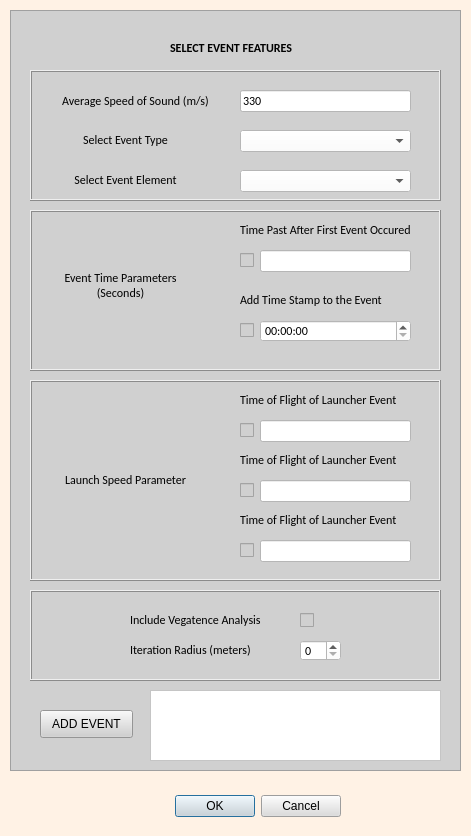
<?xml version="1.0" encoding="UTF-8"?>
<ui version="4.0">
 <class>Dialog</class>
 <widget class="QDialog" name="Dialog">
  <property name="geometry">
   <rect>
    <x>0</x>
    <y>0</y>
    <width>471</width>
    <height>836</height>
   </rect>
  </property>
  <property name="windowTitle">
   <string>Analyze Tool</string>
  </property>
  <property name="styleSheet">
   <string notr="true">background-color: rgb(255, 242, 229);</string>
  </property>
  <property name="sizeGripEnabled">
   <bool>false</bool>
  </property>
  <property name="modal">
   <bool>false</bool>
  </property>
  <widget class="QDialogButtonBox" name="buttonBox">
   <property name="geometry">
    <rect>
     <x>0</x>
     <y>790</y>
     <width>341</width>
     <height>32</height>
    </rect>
   </property>
   <property name="styleSheet">
    <string notr="true">background-color: rgb(220, 220, 220);</string>
   </property>
   <property name="orientation">
    <enum>Qt::Horizontal</enum>
   </property>
   <property name="standardButtons">
    <set>QDialogButtonBox::Cancel|QDialogButtonBox::Ok</set>
   </property>
  </widget>
  <widget class="QFrame" name="frame">
   <property name="geometry">
    <rect>
     <x>10</x>
     <y>10</y>
     <width>451</width>
     <height>761</height>
    </rect>
   </property>
   <property name="styleSheet">
    <string notr="true">background-color: rgb(255, 255, 255);
background-color: rgb(208, 208, 208);</string>
   </property>
   <property name="frameShape">
    <enum>QFrame::StyledPanel</enum>
   </property>
   <property name="frameShadow">
    <enum>QFrame::Sunken</enum>
   </property>
   <widget class="QFrame" name="frame_2">
    <property name="geometry">
     <rect>
      <x>20</x>
      <y>370</y>
      <width>411</width>
      <height>201</height>
     </rect>
    </property>
    <property name="frameShape">
     <enum>QFrame::Box</enum>
    </property>
    <property name="frameShadow">
     <enum>QFrame::Raised</enum>
    </property>
    <property name="lineWidth">
     <number>1</number>
    </property>
    <property name="midLineWidth">
     <number>0</number>
    </property>
    <widget class="QLabel" name="label_7">
     <property name="geometry">
      <rect>
       <x>10</x>
       <y>90</y>
       <width>171</width>
       <height>20</height>
      </rect>
     </property>
     <property name="font">
      <font>
       <family>Calibri</family>
       <pointsize>9</pointsize>
      </font>
     </property>
     <property name="text">
      <string>Launch Speed Parameter</string>
     </property>
     <property name="alignment">
      <set>Qt::AlignCenter</set>
     </property>
    </widget>
    <widget class="QCheckBox" name="checkBox_7">
     <property name="enabled">
      <bool>true</bool>
     </property>
     <property name="geometry">
      <rect>
       <x>210</x>
       <y>100</y>
       <width>81</width>
       <height>20</height>
      </rect>
     </property>
     <property name="font">
      <font>
       <family>Calibri</family>
       <pointsize>9</pointsize>
      </font>
     </property>
     <property name="acceptDrops">
      <bool>false</bool>
     </property>
     <property name="text">
      <string/>
     </property>
    </widget>
    <widget class="QLabel" name="label_10">
     <property name="geometry">
      <rect>
       <x>210</x>
       <y>10</y>
       <width>181</width>
       <height>20</height>
      </rect>
     </property>
     <property name="font">
      <font>
       <family>Calibri</family>
       <pointsize>9</pointsize>
      </font>
     </property>
     <property name="text">
      <string>Time of Flight of Launcher Event</string>
     </property>
    </widget>
    <widget class="QLabel" name="label_11">
     <property name="geometry">
      <rect>
       <x>210</x>
       <y>70</y>
       <width>181</width>
       <height>20</height>
      </rect>
     </property>
     <property name="font">
      <font>
       <family>Calibri</family>
       <pointsize>9</pointsize>
      </font>
     </property>
     <property name="text">
      <string>Time of Flight of Launcher Event</string>
     </property>
    </widget>
    <widget class="QCheckBox" name="checkBox_6">
     <property name="enabled">
      <bool>true</bool>
     </property>
     <property name="geometry">
      <rect>
       <x>210</x>
       <y>40</y>
       <width>81</width>
       <height>20</height>
      </rect>
     </property>
     <property name="font">
      <font>
       <family>Calibri</family>
       <pointsize>9</pointsize>
      </font>
     </property>
     <property name="acceptDrops">
      <bool>false</bool>
     </property>
     <property name="text">
      <string/>
     </property>
    </widget>
    <widget class="QLineEdit" name="lineEdit_7">
     <property name="geometry">
      <rect>
       <x>230</x>
       <y>100</y>
       <width>151</width>
       <height>22</height>
      </rect>
     </property>
     <property name="font">
      <font>
       <family>Calibri</family>
       <pointsize>9</pointsize>
      </font>
     </property>
     <property name="styleSheet">
      <string notr="true">background-color: rgb(255, 255, 255);</string>
     </property>
    </widget>
    <widget class="QLineEdit" name="lineEdit_6">
     <property name="geometry">
      <rect>
       <x>230</x>
       <y>40</y>
       <width>151</width>
       <height>22</height>
      </rect>
     </property>
     <property name="font">
      <font>
       <family>Calibri</family>
       <pointsize>9</pointsize>
      </font>
     </property>
     <property name="styleSheet">
      <string notr="true">background-color: rgb(255, 255, 255);</string>
     </property>
    </widget>
    <widget class="QLabel" name="label_9">
     <property name="geometry">
      <rect>
       <x>210</x>
       <y>130</y>
       <width>181</width>
       <height>20</height>
      </rect>
     </property>
     <property name="font">
      <font>
       <family>Calibri</family>
       <pointsize>9</pointsize>
      </font>
     </property>
     <property name="text">
      <string>Time of Flight of Launcher Event</string>
     </property>
    </widget>
    <widget class="QCheckBox" name="checkBox_5">
     <property name="enabled">
      <bool>true</bool>
     </property>
     <property name="geometry">
      <rect>
       <x>210</x>
       <y>160</y>
       <width>81</width>
       <height>20</height>
      </rect>
     </property>
     <property name="font">
      <font>
       <family>Calibri</family>
       <pointsize>9</pointsize>
      </font>
     </property>
     <property name="acceptDrops">
      <bool>false</bool>
     </property>
     <property name="text">
      <string/>
     </property>
    </widget>
    <widget class="QLineEdit" name="lineEdit_5">
     <property name="geometry">
      <rect>
       <x>230</x>
       <y>160</y>
       <width>151</width>
       <height>22</height>
      </rect>
     </property>
     <property name="font">
      <font>
       <family>Calibri</family>
       <pointsize>9</pointsize>
      </font>
     </property>
     <property name="styleSheet">
      <string notr="true">background-color: rgb(255, 255, 255);
background-color: rgb(255, 255, 255);</string>
     </property>
    </widget>
   </widget>
   <widget class="QFrame" name="frame_3">
    <property name="geometry">
     <rect>
      <x>20</x>
      <y>200</y>
      <width>411</width>
      <height>161</height>
     </rect>
    </property>
    <property name="frameShape">
     <enum>QFrame::Box</enum>
    </property>
    <property name="frameShadow">
     <enum>QFrame::Raised</enum>
    </property>
    <widget class="QCheckBox" name="checkBox">
     <property name="enabled">
      <bool>true</bool>
     </property>
     <property name="geometry">
      <rect>
       <x>210</x>
       <y>40</y>
       <width>81</width>
       <height>20</height>
      </rect>
     </property>
     <property name="font">
      <font>
       <family>Calibri</family>
       <pointsize>9</pointsize>
      </font>
     </property>
     <property name="acceptDrops">
      <bool>false</bool>
     </property>
     <property name="text">
      <string/>
     </property>
    </widget>
    <widget class="QLabel" name="label_6">
     <property name="geometry">
      <rect>
       <x>210</x>
       <y>10</y>
       <width>191</width>
       <height>20</height>
      </rect>
     </property>
     <property name="font">
      <font>
       <family>Calibri</family>
       <pointsize>9</pointsize>
      </font>
     </property>
     <property name="text">
      <string>Time Past After First Event Occured</string>
     </property>
    </widget>
    <widget class="QLineEdit" name="lineEdit_2">
     <property name="geometry">
      <rect>
       <x>230</x>
       <y>40</y>
       <width>151</width>
       <height>22</height>
      </rect>
     </property>
     <property name="font">
      <font>
       <family>Calibri</family>
       <pointsize>9</pointsize>
      </font>
     </property>
     <property name="styleSheet">
      <string notr="true">background-color: rgb(255, 255, 255);</string>
     </property>
    </widget>
    <widget class="QLabel" name="label_5">
     <property name="geometry">
      <rect>
       <x>210</x>
       <y>80</y>
       <width>171</width>
       <height>20</height>
      </rect>
     </property>
     <property name="font">
      <font>
       <family>Calibri</family>
       <pointsize>9</pointsize>
      </font>
     </property>
     <property name="text">
      <string>Add Time Stamp to the Event</string>
     </property>
    </widget>
    <widget class="QLabel" name="label_3">
     <property name="geometry">
      <rect>
       <x>20</x>
       <y>50</y>
       <width>141</width>
       <height>51</height>
      </rect>
     </property>
     <property name="font">
      <font>
       <family>Calibri</family>
       <pointsize>9</pointsize>
      </font>
     </property>
     <property name="text">
      <string>Event Time Parameters (Seconds)</string>
     </property>
     <property name="scaledContents">
      <bool>false</bool>
     </property>
     <property name="alignment">
      <set>Qt::AlignCenter</set>
     </property>
     <property name="wordWrap">
      <bool>true</bool>
     </property>
    </widget>
    <widget class="QCheckBox" name="checkBox_2">
     <property name="geometry">
      <rect>
       <x>210</x>
       <y>110</y>
       <width>81</width>
       <height>20</height>
      </rect>
     </property>
     <property name="font">
      <font>
       <pointsize>9</pointsize>
      </font>
     </property>
     <property name="text">
      <string/>
     </property>
    </widget>
    <widget class="QTimeEdit" name="timeEdit">
     <property name="geometry">
      <rect>
       <x>230</x>
       <y>110</y>
       <width>151</width>
       <height>22</height>
      </rect>
     </property>
     <property name="font">
      <font>
       <family>Calibri</family>
       <pointsize>9</pointsize>
      </font>
     </property>
     <property name="styleSheet">
      <string notr="true">background-color: rgb(255, 255, 255);</string>
     </property>
     <property name="displayFormat">
      <string>hh:mm:ss</string>
     </property>
     <property name="calendarPopup">
      <bool>false</bool>
     </property>
     <property name="time">
      <time>
       <hour>0</hour>
       <minute>0</minute>
       <second>0</second>
      </time>
     </property>
    </widget>
   </widget>
   <widget class="QFrame" name="frame_4">
    <property name="geometry">
     <rect>
      <x>20</x>
      <y>60</y>
      <width>411</width>
      <height>131</height>
     </rect>
    </property>
    <property name="frameShape">
     <enum>QFrame::Box</enum>
    </property>
    <property name="frameShadow">
     <enum>QFrame::Raised</enum>
    </property>
    <widget class="QLabel" name="label_2">
     <property name="geometry">
      <rect>
       <x>40</x>
       <y>60</y>
       <width>111</width>
       <height>20</height>
      </rect>
     </property>
     <property name="font">
      <font>
       <family>Calibri</family>
       <pointsize>9</pointsize>
      </font>
     </property>
     <property name="text">
      <string>Select Event Type</string>
     </property>
     <property name="alignment">
      <set>Qt::AlignCenter</set>
     </property>
    </widget>
    <widget class="QLabel" name="label_4">
     <property name="geometry">
      <rect>
       <x>20</x>
       <y>100</y>
       <width>151</width>
       <height>20</height>
      </rect>
     </property>
     <property name="font">
      <font>
       <family>Calibri</family>
       <pointsize>9</pointsize>
      </font>
     </property>
     <property name="text">
      <string>Select Event Element</string>
     </property>
     <property name="alignment">
      <set>Qt::AlignCenter</set>
     </property>
    </widget>
    <widget class="QComboBox" name="comboBox">
     <property name="geometry">
      <rect>
       <x>210</x>
       <y>60</y>
       <width>171</width>
       <height>22</height>
      </rect>
     </property>
     <property name="font">
      <font>
       <family>Calibri</family>
       <pointsize>9</pointsize>
      </font>
     </property>
     <property name="styleSheet">
      <string notr="true">background-color: rgb(255, 255, 255);</string>
     </property>
    </widget>
    <widget class="QComboBox" name="comboBox_2">
     <property name="geometry">
      <rect>
       <x>210</x>
       <y>100</y>
       <width>171</width>
       <height>22</height>
      </rect>
     </property>
     <property name="font">
      <font>
       <family>Calibri</family>
       <pointsize>9</pointsize>
      </font>
     </property>
     <property name="styleSheet">
      <string notr="true">background-color: rgb(255, 255, 255);</string>
     </property>
    </widget>
    <widget class="QLabel" name="label">
     <property name="geometry">
      <rect>
       <x>10</x>
       <y>10</y>
       <width>191</width>
       <height>41</height>
      </rect>
     </property>
     <property name="font">
      <font>
       <family>Calibri</family>
       <pointsize>9</pointsize>
      </font>
     </property>
     <property name="contextMenuPolicy">
      <enum>Qt::PreventContextMenu</enum>
     </property>
     <property name="text">
      <string>Average Speed of Sound (m/s)</string>
     </property>
     <property name="alignment">
      <set>Qt::AlignCenter</set>
     </property>
    </widget>
    <widget class="QLineEdit" name="lineEdit">
     <property name="geometry">
      <rect>
       <x>210</x>
       <y>20</y>
       <width>171</width>
       <height>22</height>
      </rect>
     </property>
     <property name="font">
      <font>
       <family>Calibri</family>
       <pointsize>9</pointsize>
      </font>
     </property>
     <property name="contextMenuPolicy">
      <enum>Qt::NoContextMenu</enum>
     </property>
     <property name="styleSheet">
      <string notr="true">background-color: rgb(255, 255, 255);</string>
     </property>
     <property name="text">
      <string>330</string>
     </property>
    </widget>
   </widget>
   <widget class="QLabel" name="label_21">
    <property name="geometry">
     <rect>
      <x>160</x>
      <y>30</y>
      <width>231</width>
      <height>16</height>
     </rect>
    </property>
    <property name="font">
     <font>
      <family>Calibri</family>
      <pointsize>9</pointsize>
      <weight>75</weight>
      <bold>true</bold>
     </font>
    </property>
    <property name="text">
     <string>SELECT EVENT FEATURES</string>
    </property>
   </widget>
   <widget class="QFrame" name="frame_5">
    <property name="geometry">
     <rect>
      <x>20</x>
      <y>580</y>
      <width>411</width>
      <height>91</height>
     </rect>
    </property>
    <property name="frameShape">
     <enum>QFrame::Box</enum>
    </property>
    <property name="frameShadow">
     <enum>QFrame::Raised</enum>
    </property>
    <widget class="QLabel" name="label_22">
     <property name="geometry">
      <rect>
       <x>100</x>
       <y>20</y>
       <width>181</width>
       <height>20</height>
      </rect>
     </property>
     <property name="font">
      <font>
       <family>Calibri</family>
       <pointsize>9</pointsize>
      </font>
     </property>
     <property name="text">
      <string>Include Vegatence Analysis</string>
     </property>
    </widget>
    <widget class="QLabel" name="label_23">
     <property name="geometry">
      <rect>
       <x>100</x>
       <y>50</y>
       <width>151</width>
       <height>20</height>
      </rect>
     </property>
     <property name="font">
      <font>
       <family>Calibri</family>
       <pointsize>9</pointsize>
      </font>
     </property>
     <property name="text">
      <string>Iteration Radius (meters)</string>
     </property>
    </widget>
    <widget class="QSpinBox" name="spinBox">
     <property name="geometry">
      <rect>
       <x>270</x>
       <y>50</y>
       <width>41</width>
       <height>21</height>
      </rect>
     </property>
     <property name="font">
      <font>
       <family>Calibri</family>
       <pointsize>9</pointsize>
      </font>
     </property>
     <property name="styleSheet">
      <string notr="true">background-color: rgb(255, 255, 255);</string>
     </property>
    </widget>
    <widget class="QCheckBox" name="checkBox_11">
     <property name="geometry">
      <rect>
       <x>270</x>
       <y>20</y>
       <width>81</width>
       <height>20</height>
      </rect>
     </property>
     <property name="text">
      <string/>
     </property>
    </widget>
   </widget>
   <widget class="QPushButton" name="pushButton">
    <property name="geometry">
     <rect>
      <x>30</x>
      <y>700</y>
      <width>93</width>
      <height>28</height>
     </rect>
    </property>
    <property name="text">
     <string>ADD EVENT</string>
    </property>
   </widget>
   <widget class="QFrame" name="frame_6">
    <property name="geometry">
     <rect>
      <x>140</x>
      <y>680</y>
      <width>291</width>
      <height>71</height>
     </rect>
    </property>
    <property name="frameShape">
     <enum>QFrame::Box</enum>
    </property>
    <property name="frameShadow">
     <enum>QFrame::Raised</enum>
    </property>
    <widget class="QListWidget" name="listWidget">
     <property name="geometry">
      <rect>
       <x>0</x>
       <y>0</y>
       <width>291</width>
       <height>71</height>
      </rect>
     </property>
     <property name="styleSheet">
      <string notr="true">background-color: rgb(255, 255, 255);</string>
     </property>
    </widget>
   </widget>
  </widget>
 </widget>
 <resources/>
 <connections>
  <connection>
   <sender>buttonBox</sender>
   <signal>accepted()</signal>
   <receiver>Dialog</receiver>
   <slot>accept()</slot>
   <hints>
    <hint type="sourcelabel">
     <x>248</x>
     <y>254</y>
    </hint>
    <hint type="destinationlabel">
     <x>157</x>
     <y>274</y>
    </hint>
   </hints>
  </connection>
  <connection>
   <sender>buttonBox</sender>
   <signal>rejected()</signal>
   <receiver>Dialog</receiver>
   <slot>reject()</slot>
   <hints>
    <hint type="sourcelabel">
     <x>316</x>
     <y>260</y>
    </hint>
    <hint type="destinationlabel">
     <x>286</x>
     <y>274</y>
    </hint>
   </hints>
  </connection>
 </connections>
</ui>
